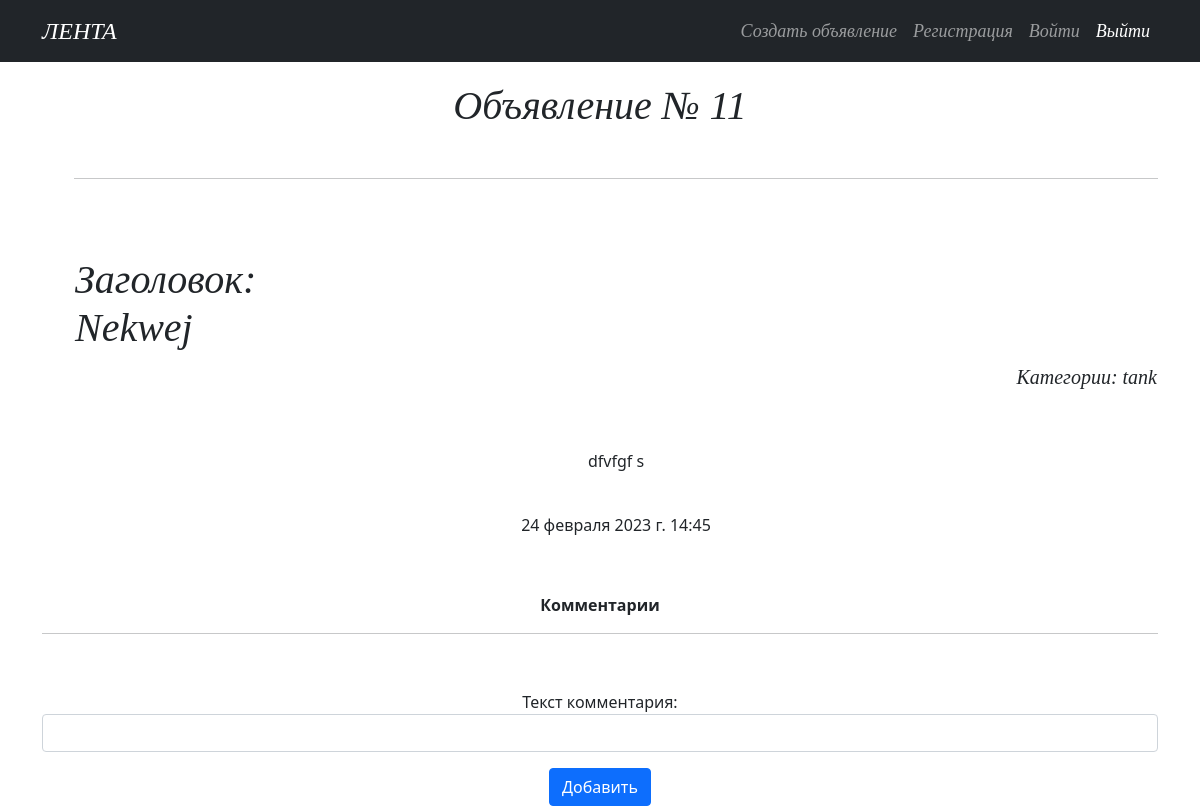
Page /article/11 on the earlier database version.
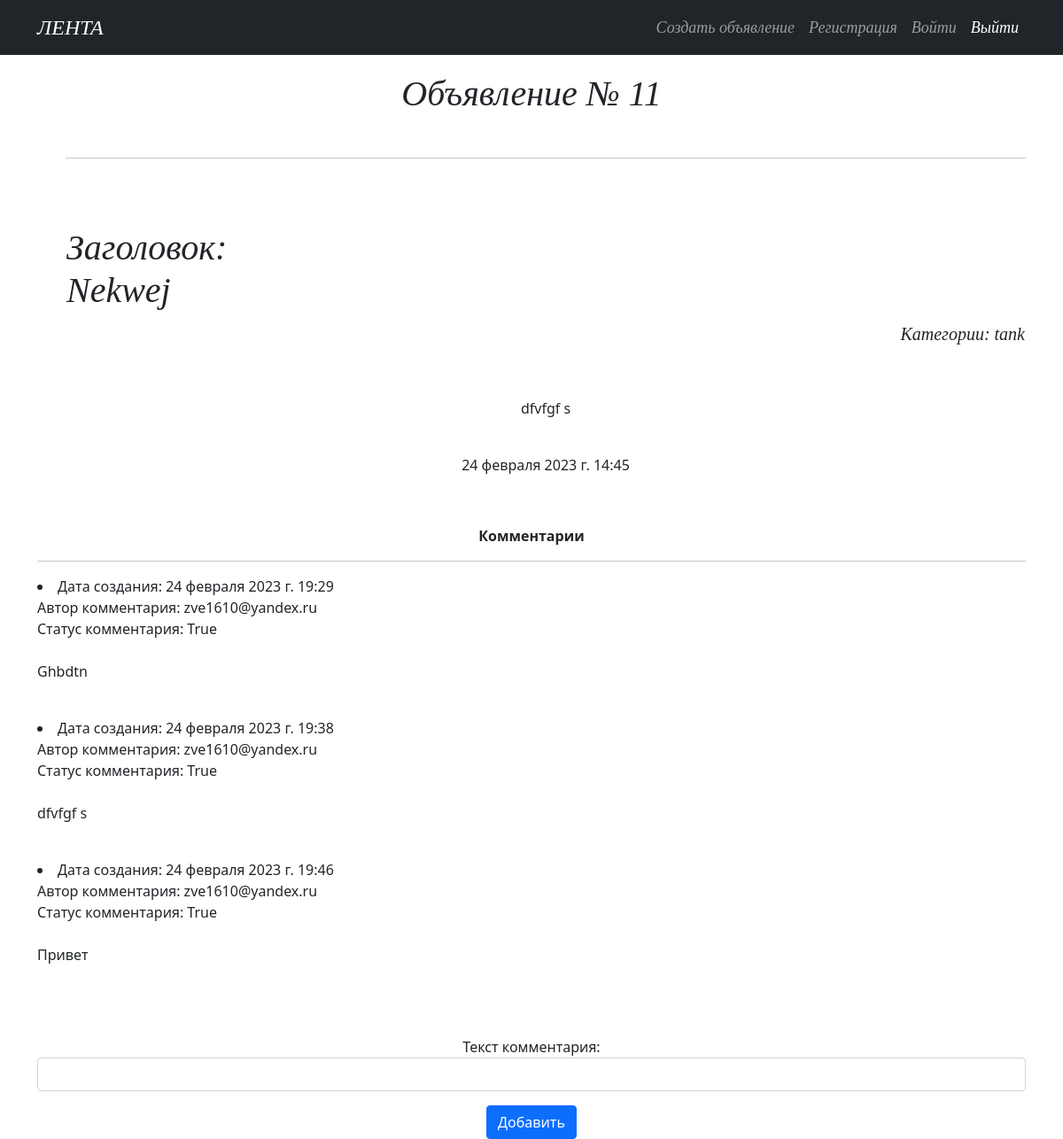
Same page on the later database version.
### service/models.py (models this page shows, shortened)
class Article(models.Model):
    TYPE = (
        ('tank', 'Танки'),
        ('heal', 'Хилы'),
        ('dd', 'ДД'),
        ('tank', 'Танки'),
        ('buyers', 'Торговцы'),
        ('gildemaster', 'Гилдмастеры'),
        ('quest', 'Квестгилверы'),
        ('smith', 'Кузнецы'),
        ('tanner', 'Кожевники'),
        ('potion', 'Зельевары'),
        ('spellmaster', 'Мастер заклинаний'),
    )
    author = models.ForeignKey(User, on_delete=models.CASCADE, verbose_name='автор')
    author_id = author.primary_key
    title = models.CharField(max_length=64, verbose_name='заголовок')
    text = models.CharField(max_length=64, verbose_name='текст')
    category = models.CharField(max_length=11, choices=TYPE, default='tank', verbose_name='категория')
    time_in = models.DateTimeField(auto_now_add=True)
    class Meta:
        verbose_name='статью'
        verbose_name_plural = 'Статьи'

class Comments(models.Model):
    article = models.ForeignKey(Article, on_delete=models.CASCADE, verbose_name='Статья', related_name='comments')
    author = models.ForeignKey(User, on_delete=models.CASCADE, verbose_name='Автор комментария')
    time_in = models.DateTimeField(auto_now_add=True)
    text = models.CharField(max_length=64, verbose_name='Текст комментария')
    status = models.BooleanField(verbose_name='Статус', default=False)
    class Meta:
        verbose_name='комментарий'
        verbose_name_plural = 'комментарии'

### service/views.py (the view, shortened to what this page needs)
# urls.py: path('<int:pk>', ArticleDetail.as_view(), name='article_detail'),
class ArticleDetail(FormMixin, DetailView):
    model = Article
    template_name = 'post.html'
    context_object_name = 'post'
    form_class = CommentForm
    success_msg = 'Комментарий успешно создан, ожидайте модерации'
    def post(self, request, *args, **kwargs):
        form = self.get_form()
        if form.is_valid():
            return self.form_valid(form)
        else:
            return self.form_invalid(form)

### service/forms.py
class CommentForm(forms.ModelForm):
    class Meta:
        model = Comments
        fields = ('text',)
    def __init__(self, *args, **kwargs):
        super().__init__(*args, **kwargs)
        for field in self.fields:
            self.fields[field].widget.attrs['class'] = 'form-control'

### templates/post.html (shortened to what this page needs)
{% extends 'flatpages/default.html' %}
{% block content %}
<h1 style="text-align: center;margin-top: 20px;font-family: Candara;"><em>Объявление № {{ post.pk }}</em></h1>
<p>&nbsp;</p>
<ul>
    <hr>
    <p>&nbsp;</p>
    <table >
        <tbody>
        <tr>
            <td><h1 style="text-align: left;margin-top: 20px;font-family: Candara;"><em>Заголовок: {{ post.title }} </em></h1></td>
        </tr>
        <tr>
            <td></td>
            <td style="width: 800px;"><p style="text-align: right; font-size:20px; font-family: Candara;"><em>Категории: {{ post.category }}</em></p></td>
        </tr>
        </tbody>
    </table>
    <p>&nbsp;</p>
    {% autoescape off %}{{ post.text }}{% endautoescape %}
    <p>&nbsp;</p>
    {{ post.time_in }}
</ul>
<p style="text-align: center;">&nbsp;</p>
<p style="text-align: center;"><strong>Комментарии</strong></p>
<hr>
{% for item in post.comments.all %}
<li style="text-align: left;">
    Дата создания: {{item.time_in}} <br>
    Автор комментария: {{item.author}} <br>
    Статус комментария: {{item.status}} <br><br>
    {{item.text}}
<p style="text-align: center;">&nbsp;</p>
</li>
{% endfor %}
<p style="text-align: center;">&nbsp;</p>
<form action="" id="add_form" method="post">
         {{ form.as_p }}
</form>
<button form="add_form" type="submit" class="btn btn-primary">Добавить</button>
{% endblock content %}

### templates/flatpages/default.html (shortened to what this page needs)
<!DOCTYPE html>
<html lang="en">
    <head>
        {% load static %}
        <link href="{% static 'css/styles.css' %}" rel="stylesheet" />
    </head>
    <body>
        <nav class="navbar navbar-expand-lg navbar-dark bg-dark">
            <div class="container">
                <a class="navbar-brand" href="/article/" style="font-family: Candara;"><font size="5"><em>ЛЕНТА</em></font></a>
                <div class="collapse navbar-collapse" id="navbarSupportedContent">
                    <ul class="navbar-nav ms-auto mb-2 mb-lg-0">
                        <li class="nav-item"><a class="nav-link" href="/article/create/" style="font-family: Candara;"><font size="4"><em>Создать объявление</em></font></a></li>
                        <li class="nav-item"><a class="nav-link" href="/accounts/signup/" style="font-family: Candara;"><font size="4"><em>Регистрация</em></font></a></li>
                        <li class="nav-item"><a class="nav-link" href="/accounts/login/" style="font-family: Candara;"><font size="4"><em>Войти</em></font></a></li>
                        <li class="nav-item"><a class="nav-link active" aria-current="page" href="/accounts/logout/" style="font-family: Candara;"><font size="4"><em>Выйти</em></font></a></li>
                    </ul>
                </div>
            </div>
        </nav>
        <div class="container">
            <div class="row">
                <div class="col-lg-12 text-center">
                    {% block content %}{% endblock content %}
                </div>
            </div>
        </div>
    </body>
</html>

Differences in the rows shown:
added Comments: time_in "24 февраля 2023 г. 19:29", author "zve1610@yandex.ru", status "True", text "Ghbdtn"
added Comments: time_in "24 февраля 2023 г. 19:38", author "zve1610@yandex.ru", status "True", text "dfvfgf s"
added Comments: time_in "24 февраля 2023 г. 19:46", author "zve1610@yandex.ru", status "True", text "Привет"
